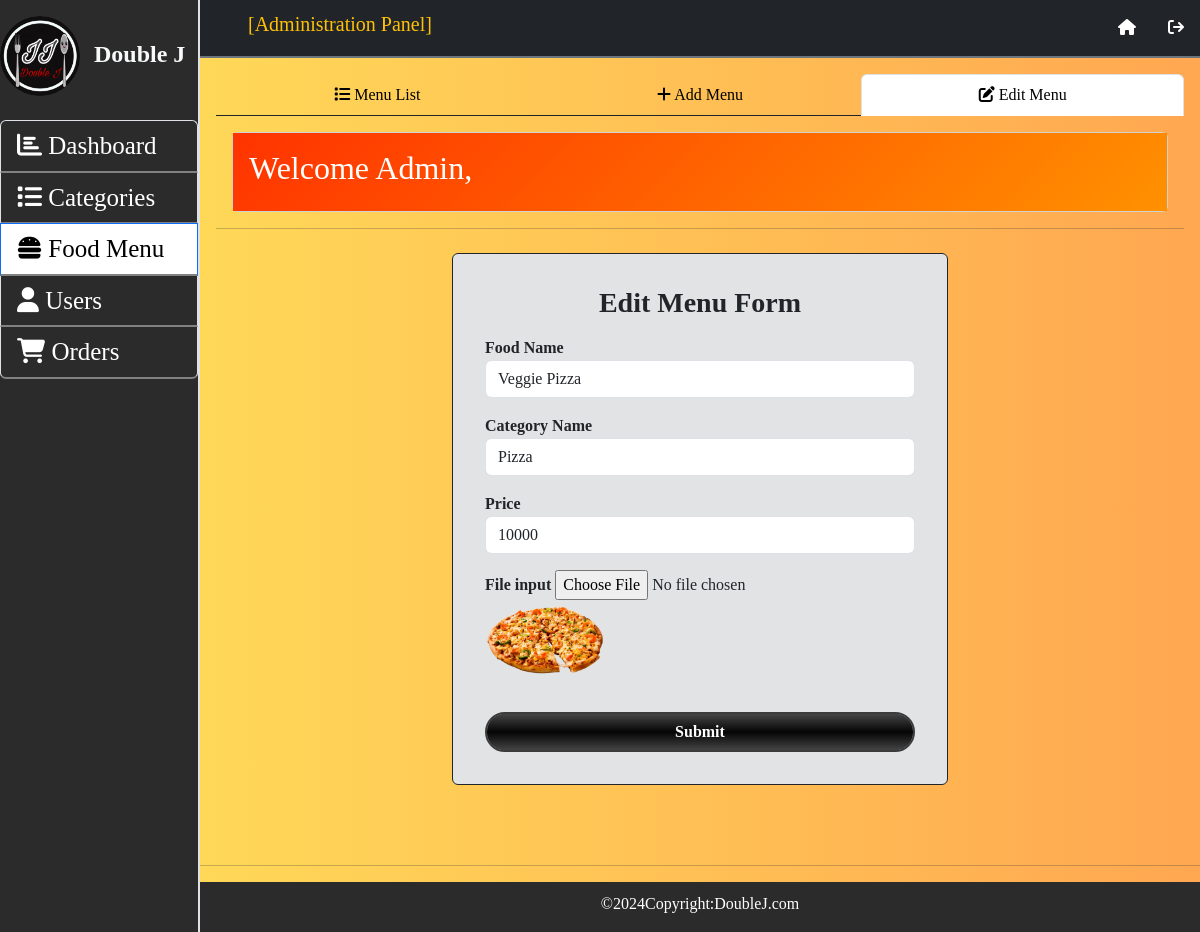
The page /Admin/edit-menu.php?action=edit&p_id=2 on the database its author committed.
### tables this page shows
CREATE TABLE `food` (
  `food_id` int(11) NOT NULL,
  `food_name` varchar(100) NOT NULL,
  `category_id` int(11) NOT NULL,
  `food_price` varchar(100) NOT NULL,
  `food_image` varchar(255) NOT NULL
);

### Admin/edit-menu.php (the view, shortened to what this page needs)
<?php
    include 'connect.php';
    include 'function.php';
    if(isset($_GET['action'])&&$_GET['action']=='edit') {
        $p_id = $_GET['p_id'];
        $query = "select * from food where food_id = '$p_id'";
        $go_query = mysqli_query($connection, $query);
        while($row = mysqli_fetch_array($go_query)) {
            $food_name = $row['food_name'];
            $product_cat_id = $row['category_id'];
            $food_price = $row['food_price'];
            $photo = $row['food_image'];
        }
    }
?>
<!DOCTYPE html>
<html lang="en">
<head>
    <link href="https://cdn.jsdelivr.net/npm/bootstrap@5.3.2/dist/css/bootstrap.min.css" rel="stylesheet">
    <link rel="stylesheet" href="https://cdnjs.cloudflare.com/ajax/libs/font-awesome/6.5.1/css/all.min.css" />
    <link rel="stylesheet" href="../CSS/doublej.css">
</head>
<body>
    <section class="container-fluid g-0">
        <div class="row g-0">
            <nav class="col-2 border-end border-2 side-nav">
                <h3 class="h4 py-3">
                    <img src="../images/DoubleJ_logo.png" alt="Double J Logo" width="80px" height="80px" style="border-radius: 50%;" class="me-2">
                    <span><a class="navbar-brand d-none d-lg-inline text-light fw-bold">Double J</a></span>
                </h3>
                <div class="list-group d-block text-center text-lg-start">
                    <a href="dashboard.php" class="list-group-item"><i class="fa-solid fa-chart-bar"></i> <span class="d-none d-lg-inline"> Dashboard</span></a>
                    <a href="./categories.php" class="list-group-item"><i class="fa-solid fa-list"></i> <span class="d-none d-lg-inline"> Categories</span></a>
                    <a href="./food-menu.php" class="list-group-item active"><i class="fa-solid fa-burger"></i> <span class="d-none d-lg-inline"> Food Menu</span></a>
                    <a href="./users.php" class="list-group-item"><i class="fa-solid fa-user"></i> <span class="d-none d-lg-inline"> Users</span></a>
                    <a href="./orders.php" class="list-group-item"><i class="fa-solid fa-cart-shopping"></i> <span class="d-none d-lg-inline"> Orders</span></a>
                </div>
            </nav>
            <div class="col-2"></div>
            <main class="col-10 main-content">
                <div class="sticky-top border-bottom border-secondary border-2">
                    <nav class="Topnav navbar navbar-expand-lg navbar-dark navbar-fixed-top bg-dark">
                        <h5 class="text-warning ms-5" >[Administration Panel]</h5>
                        <div class="Topnav-icon">
                            <ul class="nav nav-ul">
                                <li class="nav-item"><a href="dashboard.php" class="nav-link"><i class="fa-solid fa-house"></i></a></li>
                                <li class="nav-item"><a href="logout.php" class="nav-link"><i class="fa-solid fa-arrow-right-from-bracket"></i></a></li>
                            </ul>
                        </div>
                    </nav>
                </div>
                <div class="p-3 page-content">
                    <div class="tab-content">
                        <ul class="nav nav-tabs nav-justified border-dark">
                            <li class="nav-item"><a class="nav-link" aria-current="page" href="./food-menu.php"><span><i class="fa-solid fa-list"></i></span> Menu List</a></li>
                            <li class="nav-item"><a class="nav-link" aria-current="page" href="./add-menu.php"><span><i class="fa-solid fa-plus"></i></span> Add Menu</a></li>
                            <li class="nav-item"><a class="nav-link active" aria-current="page" href="edit-menu.php"><span><i class="fa-solid fa-pen-to-square"></i></span> Edit Menu</a></li>
                        </ul>
                    </div>
                    <div class="card m-3">
                        <div class="card-body" style="background-image: linear-gradient(315deg, #ff9100, #ff3300);">
                            <span style="color: white">
                                <h2 class="card-title">Welcome Admin,
                                </h2>
                            </span>
                        </div>
                    </div><hr>
                    <div class="row mt-4">
                        <div class="col-lg-3 col-sm-2"></div>
                        <div class="col-lg-6 col-sm-8 bg-secondary-subtle p-4 border border-dark border-1 rounded">
                            <form class="p-2" method="post" enctype="multipart/form-data">
                                <h3 class="text-center fw-bold">Edit Menu Form</h3>
                                <div class="form-group my-3">
                                    <label for="">Food Name</label>
                                    <input type="text" name="product_name" class="form-control" value="<?php echo $food_name ?>">
                                </div>
                                <div class="form-group my-3">
                                    <label for="">Category Name</label>
                                    <select name="category_id" class="form-control">
                                        <?php
                                            $query = "select * from categories";
                                            $go_query = mysqli_query($connection,$query);
                                            while($row = mysqli_fetch_array($go_query)) {
                                                $cat_id = $row['category_id'];
                                                $cat_name = $row['category_name'];
                                                if($product_cat_id == $cat_id){
                                                    echo "<option value = {$cat_id} selected> {$cat_name}</option>";
                                                } else {
                                                    echo "<option value = {$cat_id}> {$cat_name} </option>";
                                                }
                                            }
                                        ?>
                                    </select>
                                </div>
                                <div class="form-group my-3">
                                    <label for="">Price</label>
                                    <input type="text" name="price" value="<?php echo $food_price; ?>" class="form-control">
                                </div>
                                <div class="form-group my-3">
                                    <label for="">File input</label>
                                    <input type="file" name="photo" value="<?php echo $photo ?>">
                                    <img src="../images/<?php echo $photo ?>" width="120" height = "80">
                                </div>
                                <button type="submit" name="update_product" class="btn btn-dark submit-btn mt-3 form-control rounded-pill">Submit</button>
                            </form>
                        </div>
                        <div class="col-lg-3 col-sm-2"></div>
                    </div>
                </div>
                <br><br><hr>
                <footer id="footer">
                    &copy;2024Copyright:DoubleJ.com
                </footer>
            </main>
        </div>
    </section>
</body>
</html>

### CSS/doublej.css (style rules this page uses)
body { font-family: 'Times New Roman', Times, serif; background-image: linear-gradient(90deg, #ffe259, #ffa751); }
.Topnav-icon ul li a { color:#ffffff; }
.side-nav { height:100%; background-color: #2b2b2b; position: fixed; z-index: 1; top: 0; left: 0; overflow-x: hidden; }
.side-nav .list-group-item { padding: 6px 8px 6px 16px; text-decoration: none; font-size: 25px; color: #ffffff; background-color: #2b2b2b; display: block; border-bottom: 2px solid #818181; }
.side-nav .list-group-item.active { color: #000000 !important; background-color: #ffffff !important; }
.nav-tabs .nav-link.active { color: #000000 !important; background-color: #ffffff !important; }
.tab-content .nav-tabs .nav-item a { color: #000000; }
#footer { height: 50px; color: #ffffff; background-color: #2b2b2b; padding: 10px; text-align: center; position: relative; margin-bottom: 0; clear: left; }

### Admin/edit-menu.php (style rules this page uses)
label { font-weight: bold; }
.submit-btn { color: #ffffff; font-weight: bold; background-image: linear-gradient(#444444, #050505, #444444) ; border: 2px solid #3b3b3b; }

### rows shown on the page
food: product_name "Veggie Pizza", price "10000", food_image (picture)

### other values the page prints
form field category_id "Pizza"
